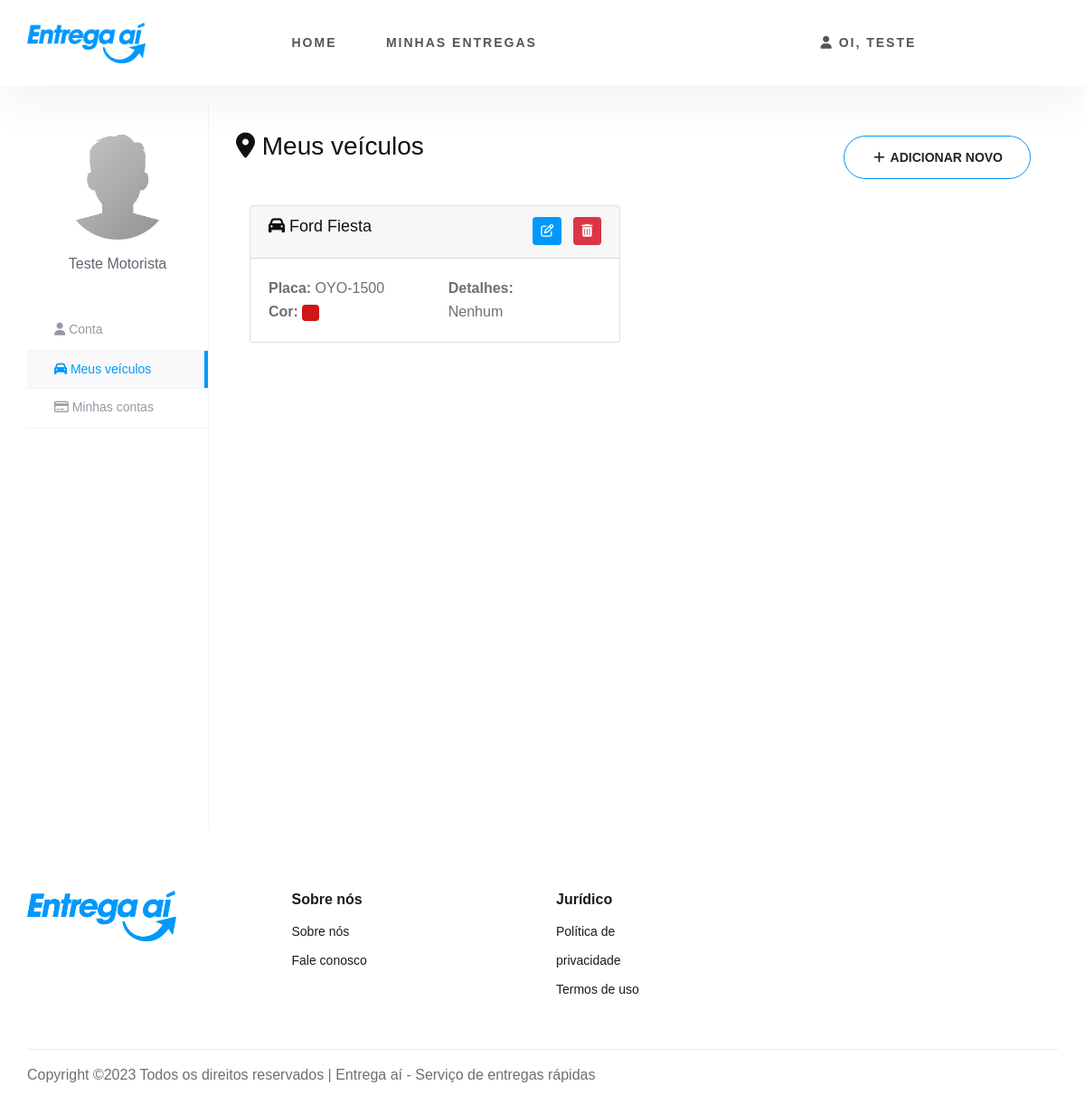
The app's page /motorista/veiculos (signed in) with its own data.
### tables this page shows
CREATE TABLE `vehicles` (
  `id` int(11) NOT NULL,
  `vehicle_type_id` int(11) NOT NULL,
  `driver_id` int(11) NOT NULL,
  `plate_number` varchar(20) NOT NULL,
  `brand` varchar(100) NOT NULL,
  `model` varchar(100) NOT NULL,
  `color` varchar(50) NOT NULL,
  `manufacture_year` int(4) NOT NULL,
  `details` varchar(100) NOT NULL,
  `created_at` timestamp NOT NULL DEFAULT current_timestamp(),
  `updated_at` timestamp NOT NULL DEFAULT current_timestamp() ON UPDATE current_timestamp()
);

### app/functions/View.php (called while the page is built, shortened)
<?php
class View
{
    public static function render($viewPath, $data = [], $layout = 'default')
    {
        $content = self::getContent($viewPath, $data);
    }
    private static function getContent($viewPath, $data)
    {
        extract($data);
        require 'app/views/' . $viewPath . '.php';
        return ob_get_clean();
    }
}

### app/controllers/VehicleController.php (called while the page is built, shortened)
<?php
class VehicleController
{
    public function renderVehicles()
    {
        $driver_id = (int) $_SESSION['driver_id'];
        $VehiclesDAO = new VehicleDAO();
        $vehicles = $VehiclesDAO->getByConditions("driver_id  = $driver_id");
        $VehicleTypeDAO = new VehicleTypeDAO();
        $typeVehicles = $VehicleTypeDAO->getAll();
        $title = "Meus veículos | Entrega aí";
        $data = [
            'title' => $title,
            'vehicles' => $vehicles,
            'typeVehicles' => $typeVehicles,
            'menuDinamic' => '/veiculos'
        ];
        View::render('drivers/vehicles', $data, 'default');
    }
}

### app/functions/Dispatcher.php (called while the page is built, shortened)
<?php
class Dispatcher {
    private $routes = [];
    public function addRoute($url, $controller, $action) {
        $this->routes[$url] = ['controller' => $controller, 'action' => $action];
    }
    public function dispatch($url) {
        foreach ($this->routes as $route => $info) {
            $params = $this->extractParams($route, $url);
            if ($params !== null) {
                $action = $info['action'];
                $controller = new $controllerClass();
                $args = [];
                if (method_exists($controller, $action)) {
                    call_user_func_array([$controller, $action], $args);
                    return true;
                } else {
                }
            }
        }
        return false;
    }
    private function extractParams($route, $url) {
        $routeParts = explode('/', $route);
        $urlParts = explode('/', $url);
        if (count($routeParts) !== count($urlParts)) {
            return null;
        }
        $params = [];
        for ($i = 0; $i < count($routeParts); $i++) {
            if (strpos($routeParts[$i], '{') === 0 && strpos($routeParts[$i], '}') === strlen($routeParts[$i]) - 1) {
                $paramName = trim($routeParts[$i], '{}');
                $params[$paramName] = $urlParts[$i];
            } elseif ($routeParts[$i] !== $urlParts[$i]) {
                return null;
            }
        }
        return $params;
    }
}

### index.php (called while the page is built, shortened)
<?php
$dispatcher = new Dispatcher();
$dispatcher->addRoute('', HomeController::class, 'renderHome');
$dispatcher->addRoute('home', HomeController::class, 'renderHome');
$dispatcher->addRoute('termos-de-uso', HomeController::class, 'renderTermos');
$dispatcher->addRoute('politica-de-privacidade', HomeController::class, 'renderPolitica');
$dispatcher->addRoute('contato', HomeController::class, 'renderContact');
$userRoutesGroup = ['usuario'];
foreach ($userRoutesGroup as $userRoute) {
    $dispatcher->addRoute($userRoute . '/cadastrar', UserController::class, 'renderRegister');
    $dispatcher->addRoute($userRoute . '/signup', UserController::class, 'signupUser');
    $dispatcher->addRoute($userRoute . '/login', UserController::class, 'renderLogin');
    $dispatcher->addRoute($userRoute . '/signin', UserController::class, 'signinUser');
    $dispatcher->addRoute($userRoute . '/logout', UserController::class, 'logoutUser');
    $dispatcher->addRoute($userRoute . '/dashboard', UserController::class, 'renderHome');
    $dispatcher->addRoute($userRoute . '/meus-dados', UserController::class, 'renderMyProfile');
    $dispatcher->addRoute($userRoute . '/update', UserController::class, 'updateUser');
    $dispatcher->addRoute($userRoute . '/delete', UserController::class, 'deleteUser');
    $dispatcher->addRoute($userRoute . '/mudar-senha', UserController::class, 'renderUpdatePassword');
    $dispatcher->addRoute($userRoute . '/senha/update', UserController::class, 'updatePassword');
    $dispatcher->addRoute($userRoute . '/servicos', ServiceController::class, 'renderService');
    $dispatcher->addRoute($userRoute . '/delivery/new', DeliveryController::class, 'newDelivery');
    $dispatcher->addRoute($userRoute . '/delivery/cancel', DeliveryController::class, 'cancelDelivery');
    $dispatcher->addRoute($userRoute . '/historico', DeliveryController::class, 'renderHistoric');
    $dispatcher->addRoute($userRoute . '/rastrear', DeliveryController::class, 'trackingDelivery');
    $dispatcher->addRoute($userRoute . '/rastrear/delivery/{deliveryId}', DeliveryController::class, 'trackingDeliveryId');
    $dispatcher->addRoute($userRoute . '/avaliar', DeliveryController::class, 'ratingDriver');
    $dispatcher->addRoute($userRoute . '/enderecos', AddressController::class, 'renderAdresses');
    $dispatcher->addRoute($userRoute . '/enderecos/add', AddressController::class, 'addAddress');
    $dispatcher->addRoute($userRoute . '/enderecos/delete', AddressController::class, 'deleteAddress');
    $dispatcher->addRoute($userRoute . '/cartoes', CardController::class, 'renderCard');
    $dispatcher->addRoute($userRoute . '/cartoes/add', CardController::class, 'addCard');
    $dispatcher->addRoute($userRoute . '/cartoes/edit', CardController::class, 'updateCard');
    $dispatcher->addRoute($userRoute . '/cartoes/delete', CardController::class, 'deleteCard');
}
$driverRoutesGroup = ['motorista'];
foreach ($driverRoutesGroup as $driverRoute) {
    $dispatcher->addRoute($driverRoute . '/cadastrar', DriverController::class, 'renderRegister');
    $dispatcher->addRoute($driverRoute . '/signup', DriverController::class, 'signupDriver');
    $dispatcher->addRoute($driverRoute . '/login', DriverController::class, 'renderLogin');
    $dispatcher->addRoute($driverRoute . '/signin', DriverController::class, 'signinDriver');
    $dispatcher->addRoute($driverRoute . '/logout', DriverController::class, 'logoutDriver');
    $dispatcher->addRoute($driverRoute . '/dashboard', DriverController::class, 'renderHome');
    $dispatcher->addRoute($driverRoute . '/meus-dados', DriverController::class, 'renderMyProfile');
    $dispatcher->addRoute($driverRoute . '/update', DriverController::class, 'updateDriver');
    $dispatcher->addRoute($driverRoute . '/delete', DriverController::class, 'deleteDriver');
    $dispatcher->addRoute($driverRoute . '/veiculos', VehicleController::class, 'renderVehicles');
    $dispatcher->addRoute($driverRoute . '/veiculo/add', VehicleController::class, 'addVehicle');
    $dispatcher->addRoute($driverRoute . '/veiculo/delete', VehicleController::class, 'deleteVehicle');
    $dispatcher->addRoute($driverRoute . '/veiculo/edit', VehicleController::class, 'updateVehicle');
    $dispatcher->addRoute($driverRoute . '/conta-bancaria', AccountBankController::class, 'renderAccountBank');
    $dispatcher->addRoute($driverRoute . '/conta-bancaria/add', AccountBankController::class, 'addAccountBank');
    $dispatcher->addRoute($driverRoute . '/conta-bancaria/delete', AccountBankController::class, 'deleteAccountBank');
    $dispatcher->addRoute($driverRoute . '/conta-bancaria/edit', AccountBankController::class, 'updateAccountBank');
    $dispatcher->addRoute($driverRoute . '/servicos', DeliveryController::class, 'renderAvailableDeliveries');
    $dispatcher->addRoute($driverRoute . '/historico', DeliveryController::class, 'renderHistoricDriver');
    $dispatcher->addRoute($driverRoute . '/acceptDelivery', DeliveryController::class, 'acceptDelivery');
    $dispatcher->addRoute($driverRoute . '/delivery/cancel', DeliveryController::class, 'cancelDeliveryDriver');
    $dispatcher->addRoute($driverRoute . '/delivery/updateStatus', DeliveryController::class, 'updateStatus');
    $dispatcher->addRoute($driverRoute . '/delivery/delivered', DeliveryController::class, 'deliveredDeliveryDriver');
    $dispatcher->addRoute($driverRoute . '/delivering/{deliveryId}', DeliveryController::class, 'renderDelivering');
    $dispatcher->addRoute($driverRoute . '/update/update-coordenades', DeliveryController::class, 'updateCoordenades');
}
$dispatcher->addRoute('editar/{id}', UserController::class, 'showViewUser');
$dispatcher->addRoute('pesquisa/{termo}', UserController::class, 'searchUsers');
$dispatcher->addRoute('pesquisar/{termo}', UserController::class, 'searchUsersGet');
$dispatcher->addRoute('error404', ErrorController::class, 'renderError');
$url = isset($_GET['url']) ? $_GET['url'] : '';
$routeFound = $dispatcher->dispatch($url);

### app/functions/GenericDAO.php (called while the page is built, shortened)
<?php
class GenericDAO
{
    private $entityClass;
    public function __construct(string $entityClass)
    {
        $this->entityClass = $entityClass;
    }
    public function executeQuery(string $sql, array $params = [])
    {
        $db = Database::getConnection();
        $stmt = $db->prepare($sql);
        $stmt->execute();
        $stmt->setFetchMode(\PDO::FETCH_CLASS, $this->entityClass);
        return $stmt->fetchAll();
    }
    public function getByConditions($conditions)
    {
        if (!empty($conditions) && is_string($conditions)) {
            $sql = "SELECT * FROM " . $this->table . " WHERE " . $conditions;
            return $this->executeQuery($sql);
        } else {
            return [];
        }
    }
}

### app/models/Vehicle.php (called while the page is built, shortened)
<?php
class Vehicle
{
    private ?int $id = null;
    private ?string $plate_number = null;
    private ?string $brand = null;
    private ?string $model = null;
    private ?string $color = null;
    private ?string $details = null;
    public function getId()
    {
        return $this->id;
    }
    public function getPlate_number()
    {
        return $this->plate_number;
    }
    public function getBrand()
    {
        return $this->brand;
    }
    public function getModel()
    {
        return $this->model;
    }
    public function getColor()
    {
        return $this->color;
    }
    public function getDetails()
    {
        return $this->details;
    }
}

### app/views/drivers/vehicles.php (the view, shortened to what this page needs)
<?php include_once __DIR__ . '/../includes/menu.php'; ?>
      <div class="container">
         <div class="view-account">
            <section class="module">
               <div class="module-inner">
                  <?php include_once __DIR__ . '/../includes/sideMenu.php'; ?>
                  <div class="content-panel">
                    <div class="d-sm-flex align-items-center justify-content-between">
                       <h1 class="h3 mb-4 text-gray-800"><i class="fa fa-map-marker"></i> Meus veículos</h1>
                        <a class=" site-btn-secondary site-btn" data-toggle="modal" data-target="#addVehiclesModal"><i class="fas fa-fw fa-plus"></i> Adicionar novo</a>
                    </div>
                     <div class="container">
                        <?php if (empty($vehicles)) { ?>
                            <div class="text-center mt-5">
                                <img src="<?= IMG ?>/no_data.svg" style="width: 15%;" class="img-fluid" alt="Sem dados">
                                <p class="mt-4 mb-4">Você ainda não cadastrou nenhum veículo!</p>
                            </div>
                        <?php } else { ?>
                            <div class="row">
                                <?php foreach ($vehicles as $vehicle) { ?>
                                    <div class="col-md-6">
                                        <div class="card mb-3">
                                            <div class="card-header">
                                                <h5 class="card-title">
                                                    <i class="fa fa-car" aria-hidden="true"></i>
                                                    <?= $vehicle->getBrand(); ?> <?= $vehicle->getModel(); ?>
                                                    <span class="float-right">
                                                        <button class="btn btn-sm btn-primary mr-2" data-toggle="modal" data-target="#editVehiclesModal<?= $vehicle->getId(); ?>" title="Editar">
                                                            <i class="fa fa-edit" aria-hidden="true"></i>
                                                        </button>
                                                        <form action="<?= BASE_URL ?>motorista/veiculo/delete" method="post" onsubmit="return confirm('Você tem certeza que quer apagar esse veículo?')" class="d-inline">
                                                            <button type="submit" class="btn btn-sm btn-danger" title="Apagar">
                                                                <i class="fa fa-trash" aria-hidden="true"></i>
                                                            </button>
                                                        </form>
                                                    </span>
                                                </h5>
                                            </div>
                                            <div class="card-body">
                                                <div class="row">
                                                    <div class="col-sm-6">
                                                        <p class="card-text">
                                                            <strong>Placa:</strong> <?= $vehicle->getPlate_number(); ?><br>
                                                            <strong>Cor:</strong> <span class="badge text-white" style="background-color: <?= $vehicle->getColor(); ?>;">⠀</span>
                                                        </p>
                                                    </div>
                                                    <div class="col-sm-6">
                                                        <p class="card-text">
                                                            <strong>Detalhes:</strong><br>
                                                            <?= $vehicle->getDetails(); ?>
                                                        </p>
                                                    </div>
                                                </div>
                                            </div>
                                        </div>
                                    </div>
                                <?php } ?>
                            </div>
                        <?php } ?>
                        </div>
                  </div>
               </div>
            </section>
         </div>
      </div>
<?php include_once __DIR__ . '/../includes/footer.php'; ?>

### assets/css/style.css (style rules this page uses)
.view-account { background:#FFFFFF; margin-top:20px; }
.view-account .content-panel { padding: 30px }
@media (min-width:992px) { .view-account .content-panel { min-height: 800px; border-left: 1px solid #f3f3f7; margin-left: 200px } }
@media only screen and (min-width: 1200px) { .container { max-width: 1170px; } }

### records on screen
vehicles: brand "Ford", model "Fiesta", plate_number "OYO-1500", details "Nenhum"

### other values on screen
$_SESSION['first_name'] "TESTE"
$_SESSION['driver_name'] "Teste Motorista"
